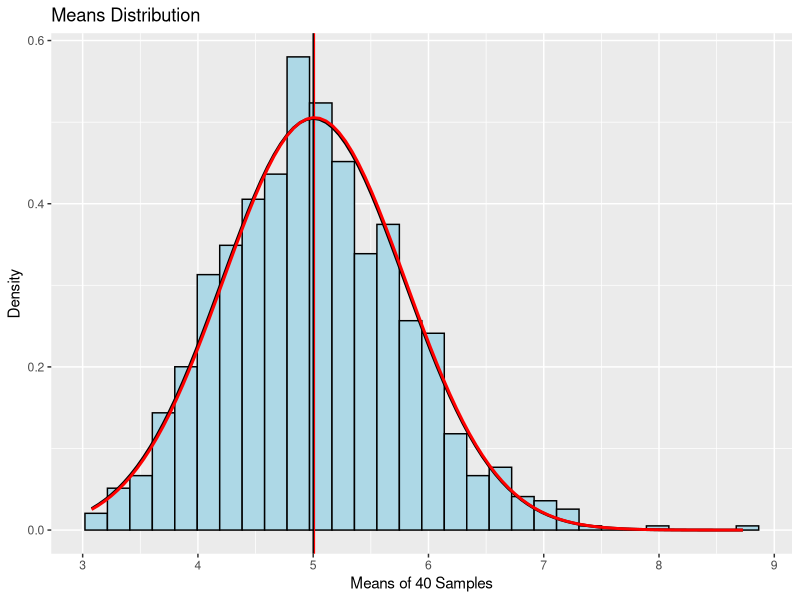

Write R code to recreate this figure.
## ---- chunk 1
set.seed(100191)
n<-40
lambda<-0.2
nTest<-1000
exp<-matrix(rexp(n * nTest, lambda),nTest)
mns<-rowMeans(exp)
## ---- chunk 2
sampleMean<-mean(mns)
sampleMean
## ---- chunk 3
theoMean<-1/lambda
theoMean
## ---- chunk 4
sampleVar<-var(mns)
sampleVar
## ---- chunk 5
sampleSd<-sd(mns)
sampleSd
## ---- chunk 6
theoVar<-(1/lambda)^2/n
theoVar
## ---- chunk 7
theoSd<-1/(lambda*sqrt(n))
theoSd
## ---- chunk 8
library(ggplot2)
data<-data.frame(mns)
p<-ggplot(data,aes(x=mns))
p<-p+geom_histogram(aes(y=..density..),color='black',fill='lightblue')
p<-p+labs(title = 'Means Distribution',x = 'Means of 40 Samples', y = 'Density')
p<-p+geom_vline(aes(xintercept = sampleMean),color='red')
p<-p+geom_vline(aes(xintercept = theoMean),color='black')
p<-p+stat_function(fun = dnorm,args = list(mean=theoMean,sd=theoSd),color='black',size=1.0)
p<-p+stat_function(fun = dnorm,args = list(mean=sampleMean,sd=sampleSd),color='red',size=1.0)
p
